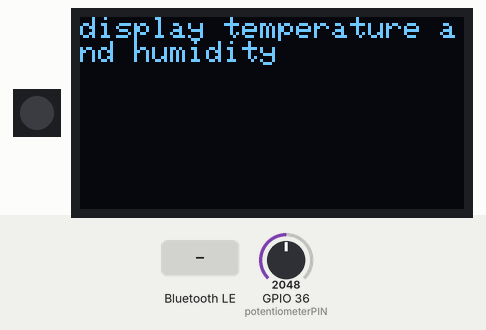
A sketch run on a simulated ESP32. On the bench: 1 RGB LEDs in strip order, left to right, 128×64 one-colour display. Inputs (shaded band) come from the test bench; at power-on: GPIO 36 (potentiometerPIN) = 2048. Dim RGB values are drawn brighter than linear; the display library's start-up logo is not drawn; nothing arrives over Bluetooth unless stated; a phone connects over Bluetooth LE 3 s after start.

Above: at 2.3 s.
2.4 s: Bluetooth LE write "ON" received
At 3.5 s:
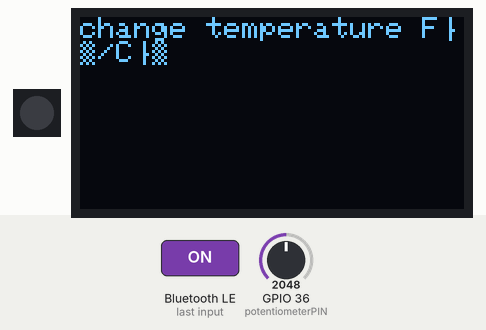
4.2 s: Bluetooth LE write "dim" received
At 5.0 s:
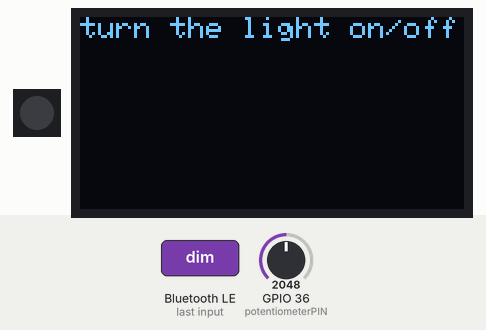
6.0 s: Bluetooth LE write "ON" received
At 7.4 s:
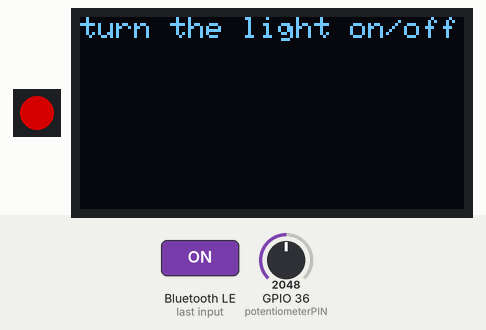
7.7 s: Bluetooth LE write "C" received
At 9.0 s:
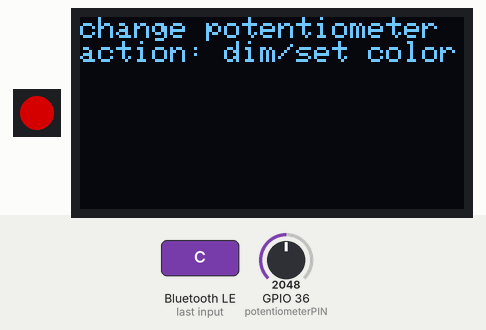
9.4 s: GPIO 36 (potentiometerPIN) set to 18
At 10.0 s:
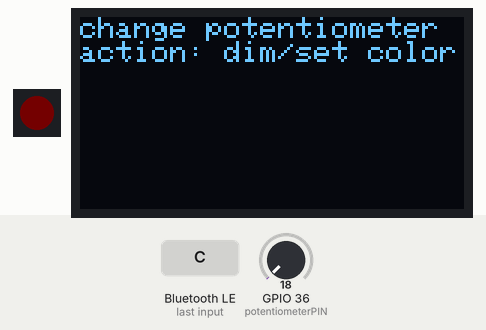
10.9 s: GPIO 36 (potentiometerPIN) set to 14
At 11.7 s:
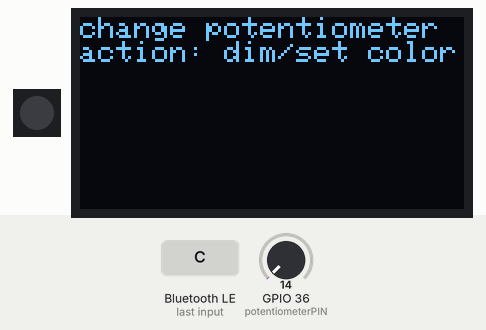
Timing chart, 0 to 13.4 s (numbered marks = the images above; inputs shaded):
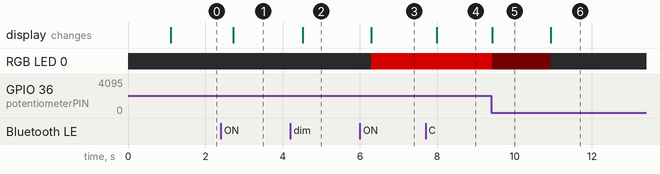

The sketch:

XBee-Server.ino
```cpp
#include <SPI.h>
#include <Wire.h>
#include <Adafruit_GFX.h>
#include <Adafruit_SH110X.h>
#include <DHT.h>
#include <Adafruit_NeoPixel.h>
#include <analogWrite.h>
#include <BLEDevice.h>
#include <BLEUtils.h>
#include <BLEServer.h>


// defining pin numbers
#define selectmenupushbuttonPIN 34 // a5dar
#define nextmenupushbuttonPIN 25  // bene
#define dhtPIN 4
#define potentiometerPIN 36
#define rgbPIN 26

// Services Bluetooth
#define SERVICE_UUID "4fafc201-1fb5-459e-8fcc-c5c9c331914b"
#define CHARACTERISTIC_UUID "beb5483e-36e1-4688-b7f5-ea07361b26a8"
#define CHARACTERISTIC_UUID_1 "f0964972-6d7f-11ec-90d6-0242ac120003"

// creating needed objects
Adafruit_SH1107 Displayboard = Adafruit_SH1107(64, 128, &Wire);
DHT dht(dhtPIN, DHT22);
Adafruit_NeoPixel strip = Adafruit_NeoPixel(1, rgbPIN, NEO_GRB + NEO_KHZ800);

// defining data needed
int currentmenuoption = 1;
bool optionselected = false;
String tempunit = "C";
float tempfactor1 = 1;
float tempfactor2 = 0;
String lightstatus = "OFF";
String potaction = "dim";
char color = 'r';
bool nextOption = false;
bool selectOption = false;
BLECharacteristic *pCharacteristic;
BLECharacteristic *pCharacteristic1;

class MyCallbacks: public BLECharacteristicCallbacks {
    void onWrite(BLECharacteristic *pCharacteristic) {
      if(!pCharacteristic->getValue().compare("HIGH")){
        nextOption= true;
      }
 }
 void onRead(BLECharacteristic *pCharacteristic){
    Serial.println(pCharacteristic->getValue().c_str());
  }

};

class SelectOptionCallBack: public BLECharacteristicCallbacks {
    void onWrite(BLECharacteristic *pCharacteristic) {
      if(!pCharacteristic->getValue().compare("HIGH")){
        selectOption= true;
      }
 }
 void onRead(BLECharacteristic *pCharacteristic){
    Serial.println(pCharacteristic->getValue().c_str());
  }

};


void setup()
{
  Serial.begin(115200);

  // Bluethooth Initialization
   BLEDevice::init("IOTGroup19");
    BLEServer *pServer = BLEDevice::createServer();

    /*Declare Service*/
    BLEService *pService = pServer->createService(SERVICE_UUID);

    /*Declare Characteristic*/

    /*Characteristic To Change Menu Current Option*/
    pCharacteristic = pService->createCharacteristic(
        CHARACTERISTIC_UUID,
            BLECharacteristic::PROPERTY_WRITE |
            BLECharacteristic::PROPERTY_READ );

    /*Characteristic To Select An Option*/
    pCharacteristic1 = pService->createCharacteristic(
        CHARACTERISTIC_UUID_1,
            BLECharacteristic::PROPERTY_WRITE |
            BLECharacteristic::PROPERTY_READ );

    pCharacteristic->setCallbacks(new MyCallbacks());
    pCharacteristic1->setCallbacks(new SelectOptionCallBack());
    pService->start();

    BLEAdvertising *pAdvertising = BLEDevice::getAdvertising();
    pAdvertising->addServiceUUID(SERVICE_UUID);
    pAdvertising->setScanResponse(true);
    pAdvertising->setMinPreferred(0x06); // functions that help with iPhone connections issue
    pAdvertising->setMinPreferred(0x12);


  // defining inputs and outputs
  pinMode(selectmenupushbuttonPIN, INPUT);
  pinMode(nextmenupushbuttonPIN, INPUT);
  pinMode(dhtPIN, INPUT);
  pinMode(potentiometerPIN, INPUT);

  // initial setup
  dht.begin();
#if defined(__AVR_ATtiny85__)
  if (F_CPU == 16000000)
    clock_prescale_set(clock_div_1);
#endif
  strip.begin();

  Displayboard.begin(0x3C, true); // Address 0x3C default
  Displayboard.display();
  delay(1000);
  Displayboard.clearDisplay();
  Displayboard.display();
  Displayboard.setRotation(1);

  // text display tests
  Displayboard.setTextSize(1);
  Displayboard.setTextColor(SH110X_WHITE);
  Displayboard.setCursor(0, 0);
  Displayboard.print("display temperature and humidity");
  pCharacteristic->setValue("display temperature and humidity");
  Displayboard.display();

  esp_sleep_enable_ext0_wakeup(GPIO_NUM_25, 0);
}

void loop()
{
  BLEDevice::startAdvertising();
  if (nextOption)
  {
    delay(200);
    Displayboard.clearDisplay();
    nextoption();
    optionselected = false;
    nextOption = false;
  }
  if (selectOption)
  {
    delay(200);
    Displayboard.clearDisplay();
    optionselected = true;
    selectOption = false;
  }
  if (optionselected == true)
  {
    makeaction();
  }
  potentiometer();
  if (lightstatus == "ON")
  {
    strip.show();
    delay(10);
  }
  else
  {
    strip.setPixelColor(0, strip.Color(0, 0, 0));
    strip.show();
    delay(10);
  }
  Displayboard.setCursor(0, 0);
  Displayboard.display();
  delay(10);
}

void nextoption()
{
  switch (currentmenuoption)
  {
  case 1:
    currentmenuoption = 2;
    Displayboard.print("change temperature F°/C°");
    pCharacteristic->setValue("change temperature F°/C°");
    break;
  case 2:
    currentmenuoption = 3;
    Displayboard.print("turn the light on/off");
    pCharacteristic->setValue("turn the light on/off");
    break;
  case 3:
    currentmenuoption = 4;
    Displayboard.print("change potentiometer action: dim/set color");
    pCharacteristic->setValue("change potentiometer action: dim/set color");
    break;
  case 4:
    currentmenuoption = 5;
    Displayboard.print("sleep");
    pCharacteristic->setValue("sleep");
    break;
  case 5:
    currentmenuoption = 1;
    Displayboard.print("display temperature and humidity");
    pCharacteristic->setValue("display temperature and humidity");
    break;
  }
}

void makeaction()
{
  switch (currentmenuoption)
  {
  case 1:
    Displayboard.clearDisplay();
    Displayboard.print("temperature : " + String(dht.readTemperature() * tempfactor1 + tempfactor2) + " " + tempunit + "    humidity : " + String(dht.readHumidity()));
//    String Result = "temperature : " + String(dht.readTemperature() * tempfactor1 + tempfactor2) + " " + tempunit + "    humidity : " + String(dht.readHumidity());
    pCharacteristic1->setValue("Hi Hassan");
    break;
  case 2:
    Displayboard.print("change temperature F°/C°");
    pCharacteristic1->setValue("change temperature F°/C°");
    swapunit();
    optionselected = false;
    break;
  case 3:
    Displayboard.print("turn the light on/off");
    pCharacteristic1->setValue("turn the light on/off");
    changelightstatus();
    optionselected = false;
    break;
  case 4:
    Displayboard.print("change potentiometer action: dim/set color");
    pCharacteristic1->setValue("change potentiometer action: dim/set color");
    changeaction();
    optionselected = false;
    break;
  case 5:
    optionselected = false;
    esp_deep_sleep_start();
    break;
  }
}

void potentiometer()
{
  if (potaction == "dim")
  {
    switch (color)
    {
    case 'r':
      strip.setPixelColor(0, strip.Color(analogRead(potentiometerPIN) / 16, 0, 0));
      break;
    case 'g':
      strip.setPixelColor(0, strip.Color(analogRead(potentiometerPIN) / 16, analogRead(potentiometerPIN) / 16, 0));
      break;
    case 'w':
      strip.setPixelColor(0, strip.Color(analogRead(potentiometerPIN) / 16, analogRead(potentiometerPIN) / 16, analogRead(potentiometerPIN) / 16));
      break;
    }
  }
  else
  {
    if (0 <= analogRead(potentiometerPIN) && analogRead(potentiometerPIN) <= 1300)
    {
      color = 'r';
      strip.setPixelColor(0, strip.Color(255, 0, 0));
    }
    else if (1301 <= analogRead(potentiometerPIN) && analogRead(potentiometerPIN) <= 2600)
    {
      color = 'g';
      strip.setPixelColor(0, strip.Color(255, 255, 0));
    }
    else
    {
      color = 'w';
      strip.setPixelColor(0, strip.Color(255, 255, 255));
    }
  }
}

void swapunit()
{
  if (tempunit == "C")
  {
    tempunit = "F";
    tempfactor1 = 1.8;
    tempfactor2 = 32;
  }
  else
  {
    tempunit = "C";
    tempfactor1 = 1;
    tempfactor2 = 0;
  }
}

void changelightstatus()
{
  if (lightstatus == "OFF")
  {
    lightstatus = "ON";
  }
  else
  {
    lightstatus = "OFF";
  }
}

void changeaction()
{
  if (potaction == "dim")
  {
    potaction = "set color";
  }
  else
  {
    potaction = "dim";
  }
}
```

Measured:
- the behaviour switches between 16 and 15 on GPIO 36 (potentiometerPIN) (found by bisection; images 5 and 6)
- after the input at 2.4 s, the display: changes after 0.32 s (image 1)
- after the input at 4.2 s, the display: changes after 0.32 s (image 2)
- after the input at 6.0 s, RGB LED 0: off → RGB(128, 0, 0) after 0.29 s
- after the input at 7.7 s, the display: changes after 0.29 s (image 4)
- after the input at 9.4 s, RGB LED 0: RGB(128, 0, 0) → RGB(1, 0, 0) at once
- after the input at 10.9 s, RGB LED 0: RGB(1, 0, 0) → off at once
